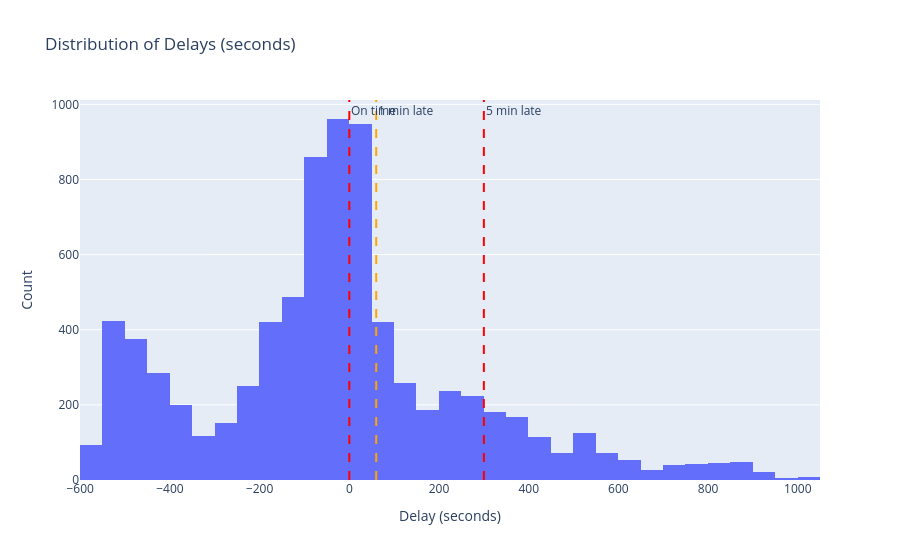

Notebook code cell kept with this figure:
### Code cell
delays = query("""
    SELECT delay_seconds, delay_category, route_name, route_type_desc
    FROM intermediate.int_scheduled_vs_actual
    WHERE delay_seconds IS NOT NULL
      AND delay_seconds BETWEEN -600 AND 1200
""").to_pandas()

print(f"Total observations with delay data: {len(delays)}")
print("\nDelay statistics (seconds):")
print(f"  Mean:   {delays['delay_seconds'].mean():.1f}")
print(f"  Median: {delays['delay_seconds'].median():.1f}")
print(f"  Std:    {delays['delay_seconds'].std():.1f}")
print(f"  Min:    {delays['delay_seconds'].min():.1f}")
print(f"  Max:    {delays['delay_seconds'].max():.1f}")

fig = px.histogram(
    delays,
    x="delay_seconds",
    nbins=80,
    title="Distribution of Delays (seconds)",
    labels={"delay_seconds": "Delay (seconds)"},
    color_discrete_sequence=["#636EFA"],
)
fig.add_vline(x=0, line_dash="dash", line_color="red", annotation_text="On time")
fig.add_vline(x=60, line_dash="dash", line_color="orange", annotation_text="1 min late")
fig.add_vline(x=300, line_dash="dash", line_color="red", annotation_text="5 min late")
fig.update_layout(xaxis_title="Delay (seconds)", yaxis_title="Count")
fig.show()

### Figure 1 — Plotly figure (JSON) as saved in the notebook; plotly's stock layout.template omitted (floating-point values rounded to 4 significant figures; data arrays with more than 128 entries replaced by an {"elided": "..."} marker saying what was removed)
{"data": [{"bingroup": "x", "hovertemplate": "Delay (seconds)=%{x}<br>count=%{y}<extra></extra>", "legendgroup": "", "marker": {"color": "#636EFA", "pattern": {"shape": ""}}, "name": "", "nbinsx": 80, "orientation": "v", "showlegend": false, "type": "histogram", "x": {"elided": "7924 float values"}, "xaxis": "x", "yaxis": "y"}], "layout": {"annotations": [{"showarrow": false, "text": "On time", "x": 0, "xanchor": "left", "xref": "x", "y": 1, "yanchor": "top", "yref": "y domain"}, {"showarrow": false, "text": "1 min late", "x": 60, "xanchor": "left", "xref": "x", "y": 1, "yanchor": "top", "yref": "y domain"}, {"showarrow": false, "text": "5 min late", "x": 300, "xanchor": "left", "xref": "x", "y": 1, "yanchor": "top", "yref": "y domain"}], "barmode": "relative", "legend": {"tracegroupgap": 0}, "shapes": [{"line": {"color": "red", "dash": "dash"}, "type": "line", "x0": 0, "x1": 0, "xref": "x", "y0": 0, "y1": 1, "yref": "y domain"}, {"line": {"color": "orange", "dash": "dash"}, "type": "line", "x0": 60, "x1": 60, "xref": "x", "y0": 0, "y1": 1, "yref": "y domain"}, {"line": {"color": "red", "dash": "dash"}, "type": "line", "x0": 300, "x1": 300, "xref": "x", "y0": 0, "y1": 1, "yref": "y domain"}], "title": {"text": "Distribution of Delays (seconds)"}, "xaxis": {"anchor": "y", "domain": [0, 1], "title": {"text": "Delay (seconds)"}}, "yaxis": {"anchor": "x", "domain": [0, 1], "title": {"text": "Count"}}}}
